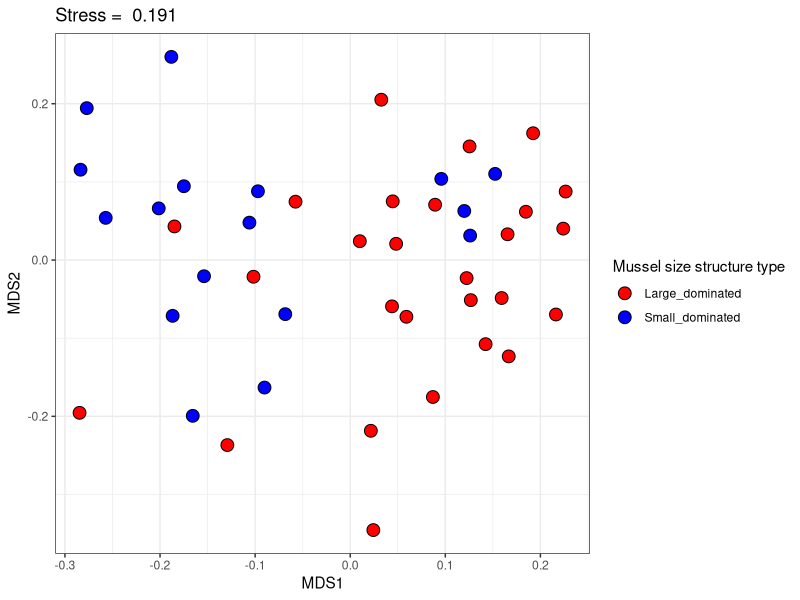
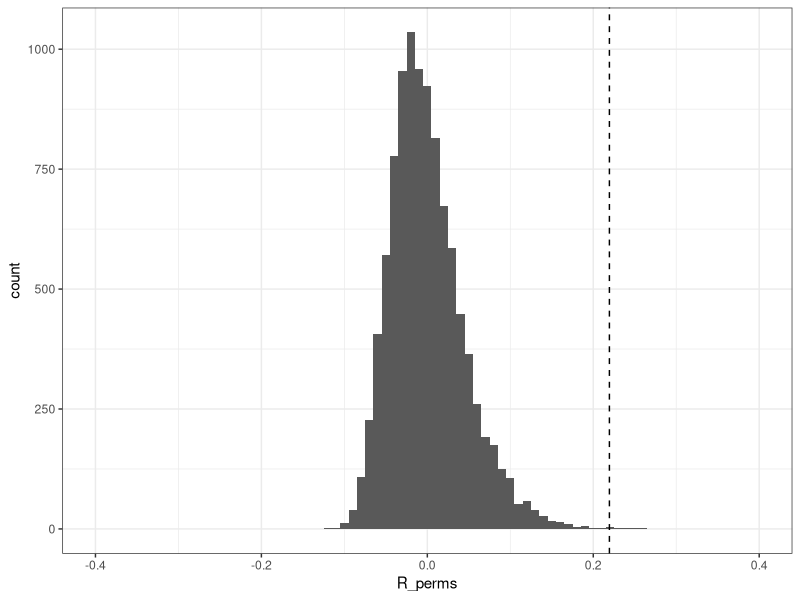
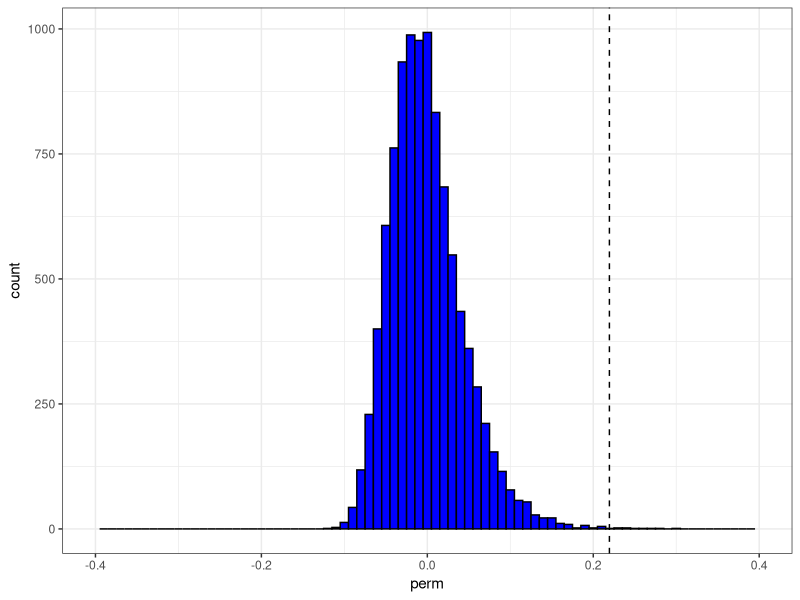
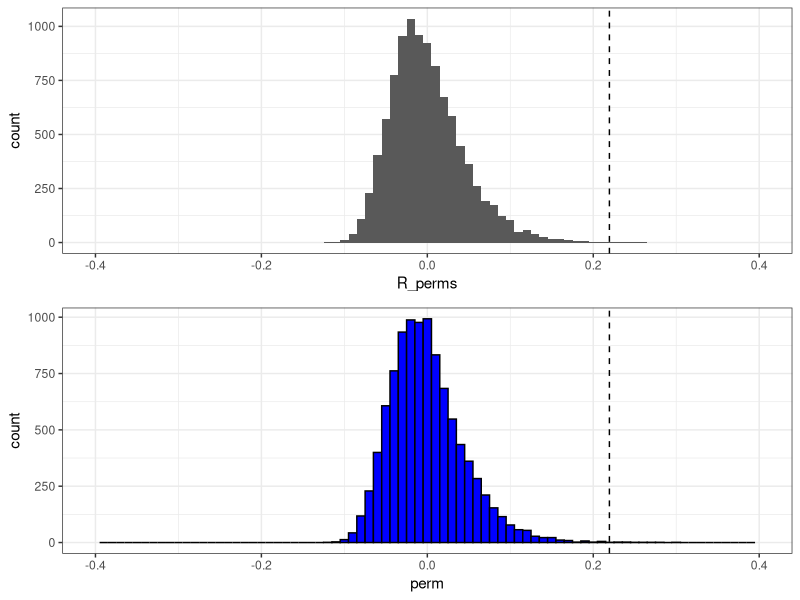
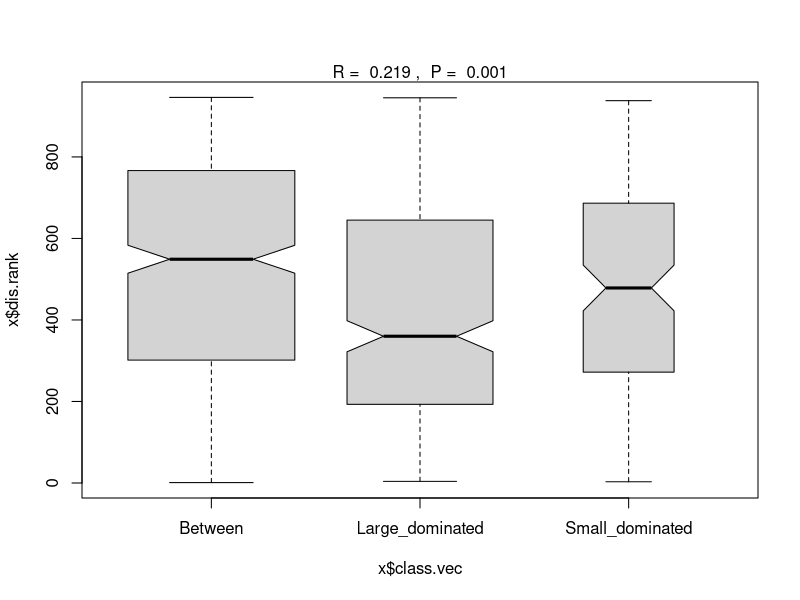
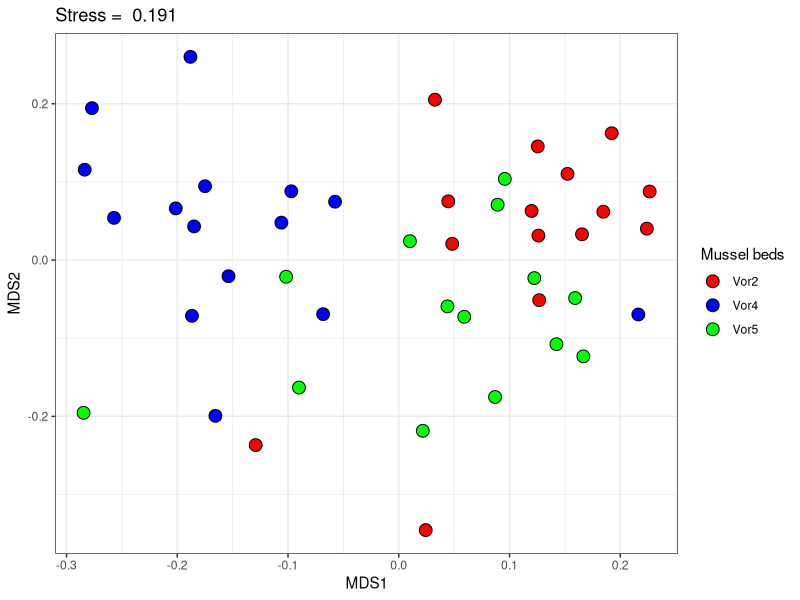
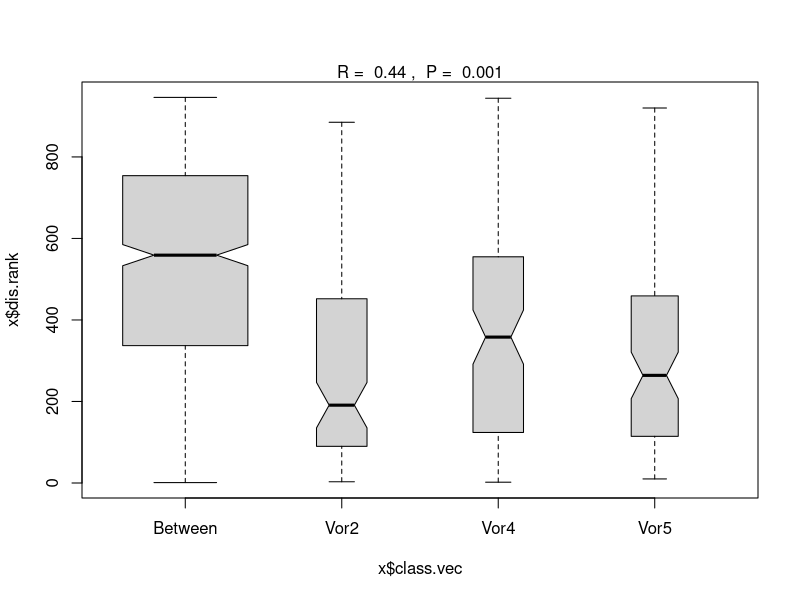

These charts were generated, in order, by the following R code:
## ---- chunk 1
# output options
options(width = 70, scipen = 6, digits = 3)
library(knitr)
# chunk default options
opts_chunk$set(fig.align='center', tidy = FALSE, fig.width = 7, fig.height = 3, warning = FALSE)

library(ggplot2)
theme_set(theme_bw())
## ---- chunk 2
com <- read.csv("data/mussel_beds.csv", sep=';', header = T)

com$Mussel_size <- factor(com$Mussel_size)

ascam <- read.csv("data/ASCAM.csv", sep=';', header = T)
## ---- chunk 3
library(vegan)
library(ggplot2)

log_com <- log(com[,-c(1:3)] + 1)

ord_log_com <- metaMDS(log_com, distance = "bray", k=2, autotransform = F, trace = 0)
MDS <- data.frame(ord_log_com$points)

## ---- chunk 4
ggplot(MDS, aes(x = MDS1, y = MDS2, fill = com$Mussel_size)) + 
  geom_point(shape = 21, size = 4) + 
  scale_fill_manual(values = c("red", "blue")) + 
  labs(fill = "Mussel size structure type") + ggtitle(paste("Stress = ", round(ord_log_com$stress, 3), sep = " "))
## ---- chunk 5
dist_com <- vegdist(log_com, method = "bray")

rank_dist_com <- rank(dist_com)

## ---- chunk 6
dummy_dist <- dist(as.numeric(factor(com$Mussel_size)))

dummy_dist <- ifelse(dummy_dist == 0, 0, 1)

## ---- chunk 7
dists <- data.frame(rank_dist = rank_dist_com, dummy = as.vector(dummy_dist))

library(dplyr)

mean_dists <- dists %>% group_by(dummy) %>% summarize(rank_mean = mean(rank_dist))

n <- nrow(log_com)

R_glob <- (mean_dists$rank_mean[2] - mean_dists$rank_mean[1])/(n * (n - 1)/4) 
## ---- chunk 8
# функция. Весь код почти такой же, как написали ранее.
R_perm <- function(comm, group){
  require(vegan)
  dist_com <- vegdist(comm)
  rank_dist_com <- rank(dist_com)
  dummy_dist <- dist(sample(as.numeric(group))) #Перемешиваем группы
  dummy_dist <- ifelse(dummy_dist == 0, 0, 1)
  dists <- data.frame(rank = rank_dist_com, dummy = as.vector(dummy_dist))
  require(dplyr)
  mean_dists <- dists %>% group_by(dummy) %>% summarize(rank_type = mean(rank))
  n <- nrow(log_com)
  R_p <- (mean_dists$rank_type[2] - mean_dists$rank_type[1])/(n * (n - 1)/4) 
  R_p
} 


R_perms <-  rep(NA, 10000)

for(i in 1:9999) R_perms[i] <- R_perm(comm = log_com, group = com$Mussel_size)

## ---- chunk 9
R_perms[10000] <- R_glob

Pl_manual <- ggplot(data.frame(R_perms), aes(x = R_perms)) + 
  geom_histogram(binwidth = 0.01) + 
  geom_vline(xintercept = R_glob, linetype = 2) + xlim(-0.4, 0.4) 

Pl_manual
## ---- chunk 10
p_level <- mean(R_perms >= R_glob)
p_level
## ---- chunk 11
com_anosim <- anosim(log_com, 
           grouping = com$Mussel_size, 
           permutations = 9999, 
           distance = "bray")
## ---- chunk 12

anosim_perm <- data.frame(perm = com_anosim$perm)

anosim_perm[(com_anosim$permutations + 1), 1] <- com_anosim$statistic

Pl_prof <- ggplot(anosim_perm, aes(x = perm)) + 
  geom_histogram(binwidth = 0.01, color = "black", fill = "blue") + 
  geom_vline(xintercept = com_anosim$statistic, linetype = 2)  + xlim(-0.4, 0.4)
Pl_prof

## ---- chunk 13
library(gridExtra)
grid.arrange(Pl_manual, Pl_prof, ncol = 1)
## ---- chunk 14
summary(com_anosim)
## ---- chunk 15
plot(com_anosim)
## ---- chunk 16
ggplot(MDS, aes(x = MDS1, y = MDS2, fill = com$Bank)) + 
  geom_point(shape = 21, size = 4) + 
  scale_fill_manual(values = c("red", "blue", "green")) + 
  labs(fill = "Mussel beds") + ggtitle(paste("Stress = ", round(ord_log_com$stress, 3), sep = " "))
## ---- chunk 17
bed_anosim <- anosim(log_com, grouping = com$Bank,permutations = 999, distance = "bray")
bed_anosim
## ---- chunk 18
plot(bed_anosim)
## ---- chunk 19
# Vor2 vs Vor4
anosim(log_com [com$Bank %in% c("Vor2", "Vor4"),], 
    grouping = com$Bank[com$Bank %in% c("Vor2", "Vor4")])
## ---- chunk 20
# Vor2 vs Vor5
anosim(log_com[com$Bank %in% c("Vor2", "Vor5"),], grouping = com$Bank[com$Bank %in% c("Vor2", "Vor5")])
## ---- chunk 21
# Vor4 vs Vor5
anosim(log_com [com$Bank %in% c("Vor4", "Vor5"),], grouping = com$Bank[com$Bank %in% c("Vor4", "Vor5")])
## ---- chunk 22
log_com_simper <- simper(log_com, group = com$Mussel_size, permutations = 999)
summary (log_com_simper)
## ---- chunk 23
summary(simper(log_com, group = com$Bank, permutations = 999 ))
